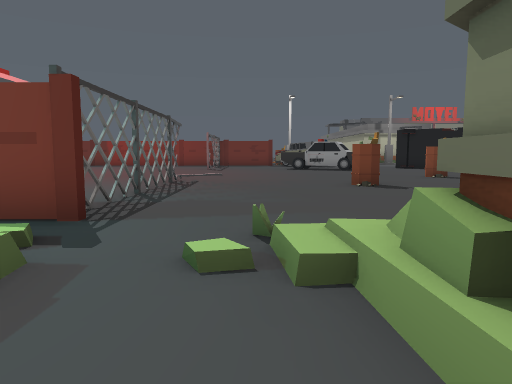
view 1 (above)

24 first-person views from a walk through a Unity game level. The camera is 1.4 m above the floor, tilts 6° down and sees 70° across. The floor is counted in squares, 2 m on a side. Each view is taken from the middle of a square. On the plan, view 1 faces up. The plan holds only what a view shows up to about 11 squares ahead; the rest is blank. The place goes on beyond the plan. Some surface patterns are stand-ins.

view 2
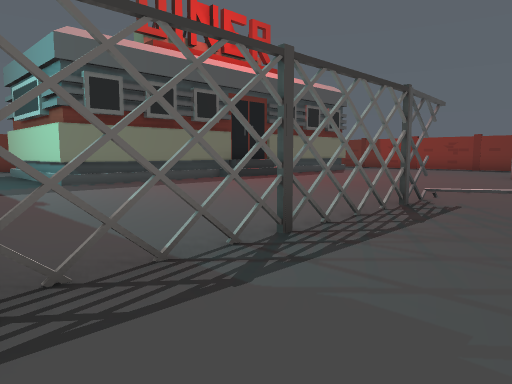

view 3
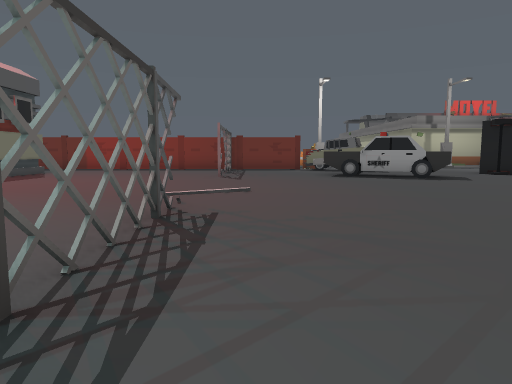

view 4
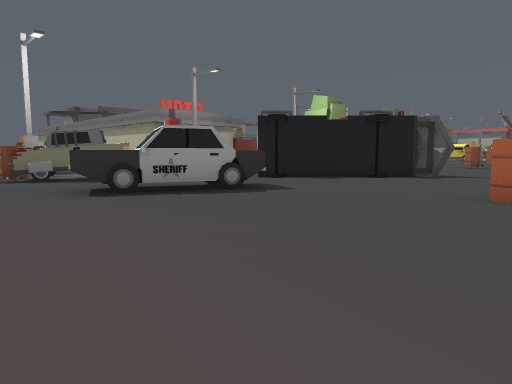

view 5
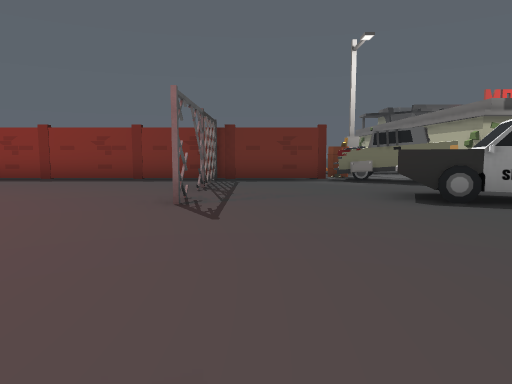

view 6
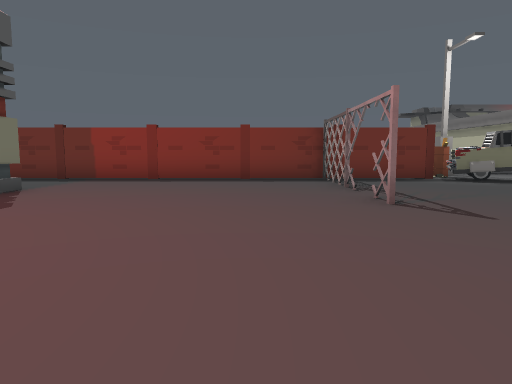

view 7
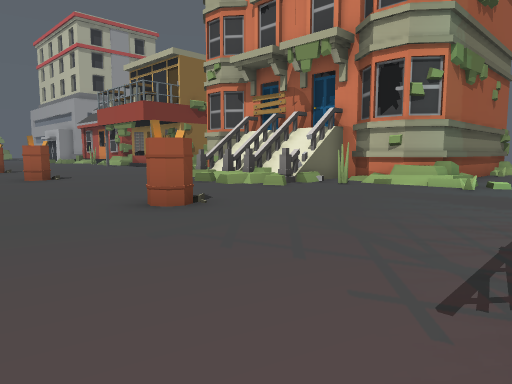

view 8
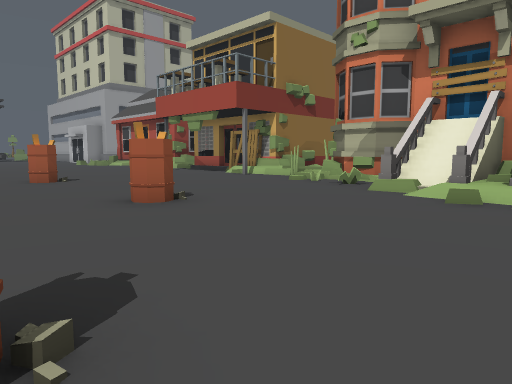

view 9
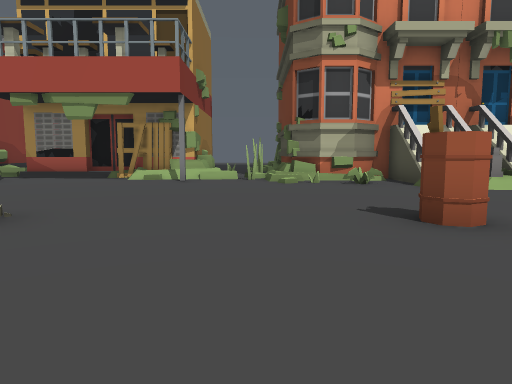

view 10
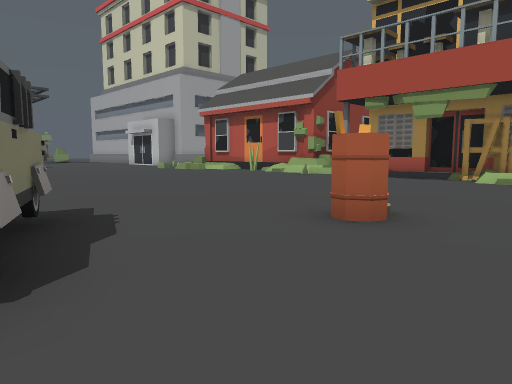

view 11
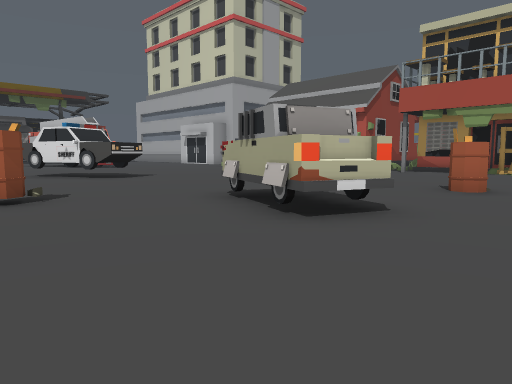

view 12
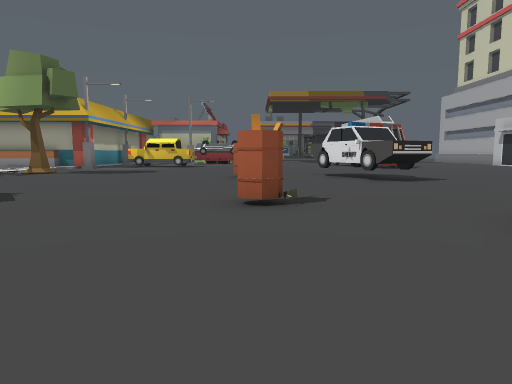

view 13
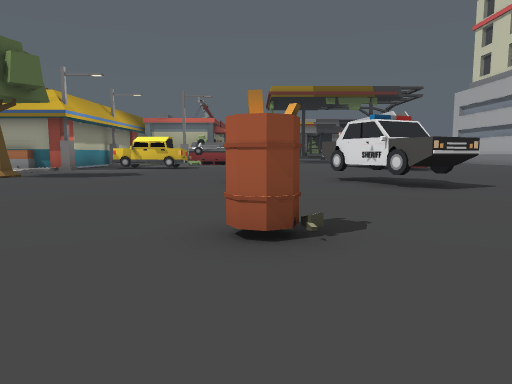

view 14
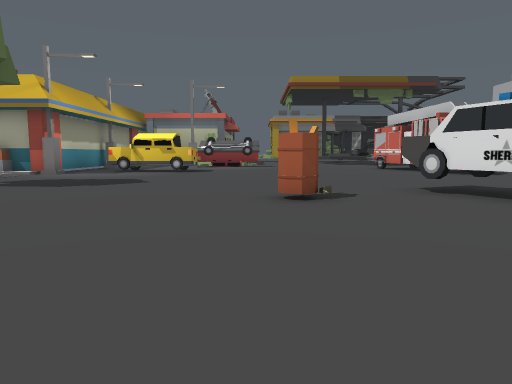

view 15
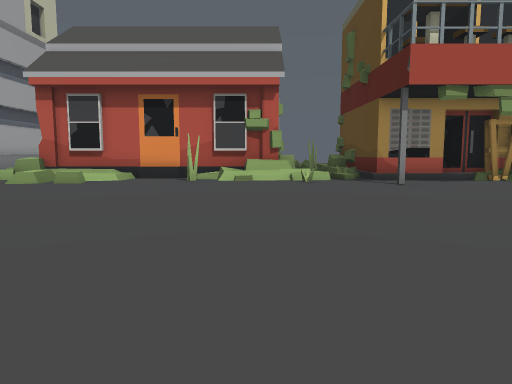

view 16
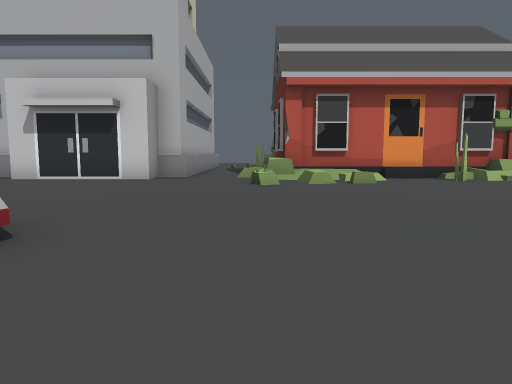

view 17
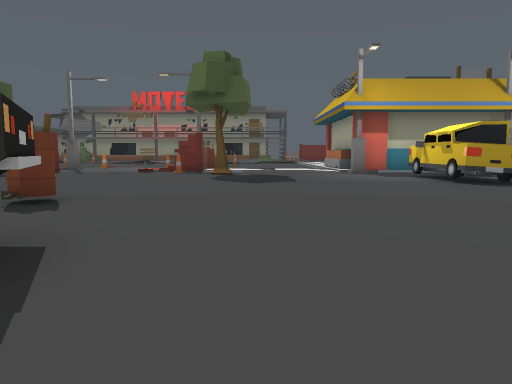

view 18
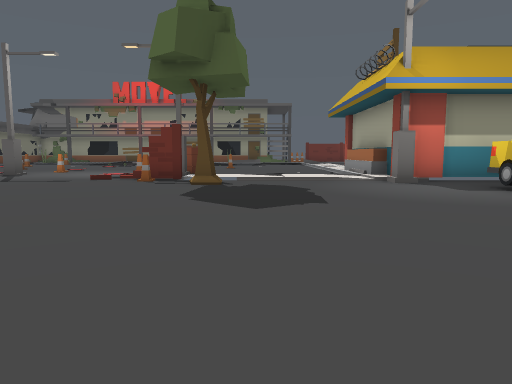

view 19
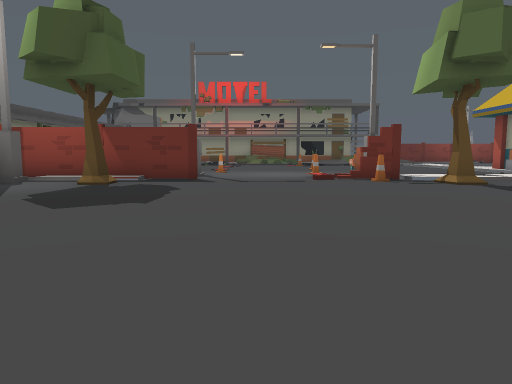

view 20
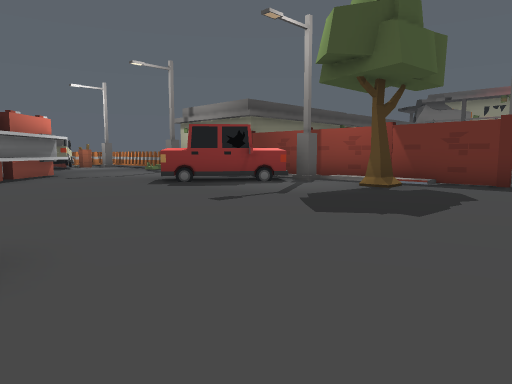

view 21
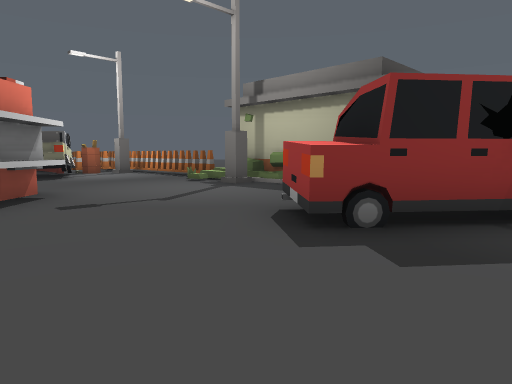

view 22
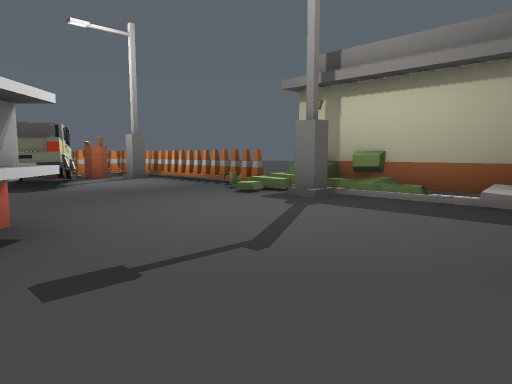

view 23
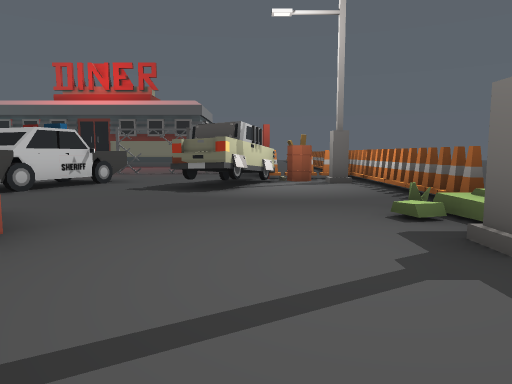

view 24
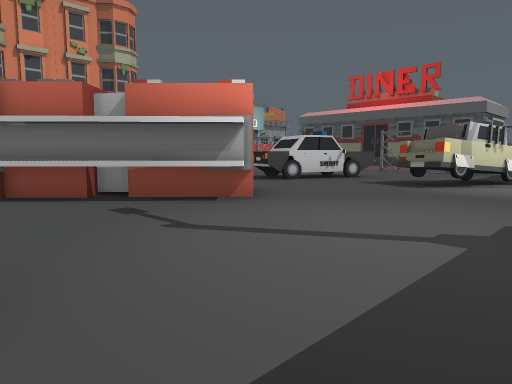

### Floor plan
Key: @ floor where view 1 was taken; # wall or solid block; x gap in a wall; . main floor; : floor 0.25 m higher than the main floor; / step, stairs or slope; = window, fence, low wall or low ledge; ^ raised ledge; B barrel; T thing the floor can be seen under or through; C car; R tree; N cone; O other object.
Columns run from 12 left of view 1 to 34 right of it. Each row starts with its distance up from view 1.
 25                      ###        ....O /////#
 24             OOONNNN###//  ######....#/::::/###
 23               #....##.... O#.R......N.R....#..
 22              NB.......... OO.................
 21  ############OCC........O##.................CC
 20   ........#...CCC........O..................C
 19    .......#.........#.......................C#
 18    #...............###........................
 17    #.........OOO...O###......................
 16    #......#...OOOO...###....................
 15     ............O....O##......B.....B.......
 14      ..................#...................
 13      ......................C.........O....
 12     ......................CCCC.....OOO....
 11    #..............B.  ......C.....OO......
 10    #......................................
  9    #......O................................
  8    #......T....B.....B....B...............#
  7 ####......T.................................
  6 ..........x..................................
  5     ......T..................................
  4          #T.....#==#.=........................
  3           ..=#.##^##===.......#........./......
  2           #..###########.##.....=....///=......
  1            ..#           #####..###..///x..####
  0             @#               ##=^^######=.##
 -1             .#

Positions as (right, up) in squares from view 1, and headings:
1: (0, 0), facing up
2: (0, 4), facing up-left
3: (-1, 5), facing up
4: (-1, 10), facing up-right
5: (-1, 11), facing up
6: (-4, 11), facing up
7: (-2, 11), facing down-right
8: (4, 11), facing down-right
9: (11, 12), facing down
10: (12, 12), facing down-right
11: (12, 16), facing down-right
12: (13, 15), facing right
13: (15, 15), facing right
14: (18, 16), facing right
15: (21, 11), facing down
16: (28, 11), facing down
17: (27, 10), facing up
18: (27, 14), facing up
19: (21, 14), facing up
20: (21, 15), facing up-left
21: (15, 17), facing up-left
22: (12, 18), facing up-left
23: (11, 21), facing left
24: (12, 23), facing down-left
